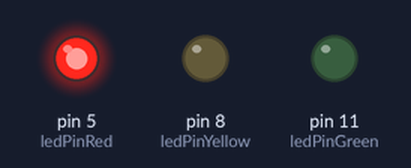
The sketch below on a simulated Arduino Uno, built with avr-gcc and run on an emulated ATmega328P. Shown: output pins drawn as LEDs (lit = HIGH).

Above: at 1.5 s.
At 3.5 s:
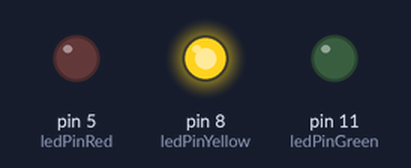
At 5.5 s:
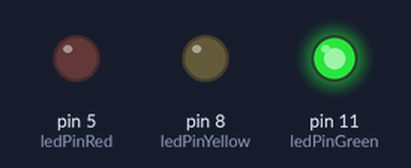
At 10.2 s:
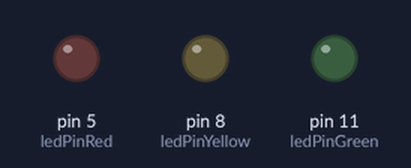
Timing chart, 0 to 14.3 s (numbered marks = the images above):
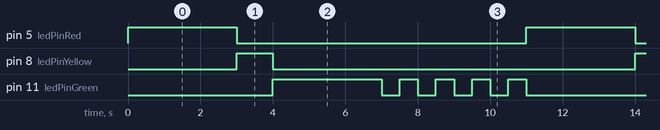

Measured:
- by itself, pin 5 (ledPinRed): alternates HIGH for 3.0 s and LOW for 8.0 s
- by itself, pin 8 (ledPinYellow): alternates HIGH for 1.0 s and LOW for 10.0 s
- by itself, pin 11 (ledPinGreen): repeats every 11.0 s: 4 × (LOW 0.50 s, HIGH 0.50 s), LOW 4.0 s, HIGH 3.0 s

The sketch:

Dez03_Ampel.ino
```cpp
int ledPinRed = 5;
int ledPinYellow = 8;
int ledPinGreen = 11;

void setup() {
  pinMode(ledPinRed, OUTPUT);
  pinMode(ledPinYellow, OUTPUT);
  pinMode(ledPinGreen, OUTPUT);
}

void loop() {
  digitalWrite(ledPinRed, HIGH);
  delay(3000);
  digitalWrite(ledPinYellow, HIGH);
  digitalWrite(ledPinRed, LOW);
  delay(1000);
  digitalWrite(ledPinYellow, LOW);
  digitalWrite(ledPinGreen, HIGH);
  delay(3000);
  digitalWrite(ledPinGreen, LOW);
  delay(500);
  digitalWrite(ledPinGreen, HIGH);
  delay(500);
  digitalWrite(ledPinGreen, LOW);
  delay(500);
  digitalWrite(ledPinGreen, HIGH);
  delay(500);
  digitalWrite(ledPinGreen, LOW);
  delay(500);
  digitalWrite(ledPinGreen, HIGH);
  delay(500);
  digitalWrite(ledPinGreen, LOW);
  delay(500);
  digitalWrite(ledPinGreen, HIGH);
  delay(500);
  digitalWrite(ledPinGreen, LOW);
}
```
